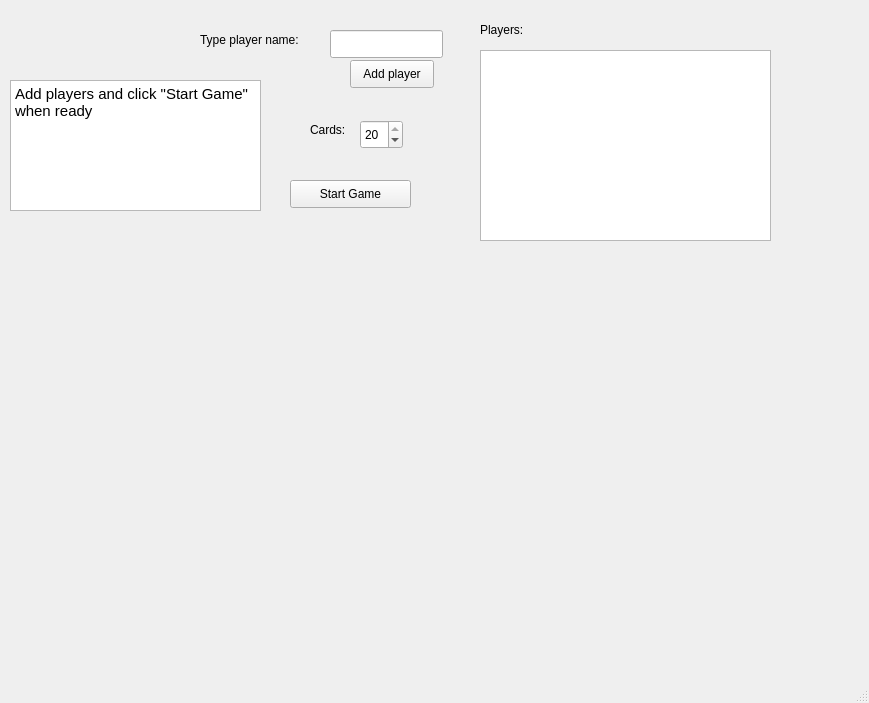
<?xml version="1.0" encoding="UTF-8"?>
<ui version="4.0">
 <class>MainWindow</class>
 <widget class="QMainWindow" name="MainWindow">
  <property name="geometry">
   <rect>
    <x>0</x>
    <y>0</y>
    <width>869</width>
    <height>703</height>
   </rect>
  </property>
  <property name="windowTitle">
   <string>MainWindow</string>
  </property>
  <widget class="QWidget" name="centralwidget">
   <widget class="QLineEdit" name="typeNameLine">
    <property name="geometry">
     <rect>
      <x>330</x>
      <y>30</y>
      <width>113</width>
      <height>28</height>
     </rect>
    </property>
   </widget>
   <widget class="QTextBrowser" name="playersTextBrowser">
    <property name="geometry">
     <rect>
      <x>480</x>
      <y>50</y>
      <width>291</width>
      <height>191</height>
     </rect>
    </property>
   </widget>
   <widget class="QLabel" name="playersLabel">
    <property name="geometry">
     <rect>
      <x>480</x>
      <y>20</y>
      <width>63</width>
      <height>20</height>
     </rect>
    </property>
    <property name="text">
     <string>Players:</string>
    </property>
   </widget>
   <widget class="QTextBrowser" name="infoTextBrowser">
    <property name="geometry">
     <rect>
      <x>10</x>
      <y>80</y>
      <width>251</width>
      <height>131</height>
     </rect>
    </property>
    <property name="html">
     <string>&lt;!DOCTYPE HTML PUBLIC &quot;-//W3C//DTD HTML 4.0//EN&quot; &quot;http://www.w3.org/TR/REC-html40/strict.dtd&quot;&gt;
&lt;html&gt;&lt;head&gt;&lt;meta name=&quot;qrichtext&quot; content=&quot;1&quot; /&gt;&lt;style type=&quot;text/css&quot;&gt;
p, li { white-space: pre-wrap; }
&lt;/style&gt;&lt;/head&gt;&lt;body style=&quot; font-family:'Cantarell'; font-size:11pt; font-weight:400; font-style:normal;&quot;&gt;
&lt;p style=&quot; margin-top:0px; margin-bottom:0px; margin-left:0px; margin-right:0px; -qt-block-indent:0; text-indent:0px;&quot;&gt;Add players and click &amp;quot;Start Game&amp;quot; when ready&lt;/p&gt;&lt;/body&gt;&lt;/html&gt;</string>
    </property>
   </widget>
   <widget class="QLabel" name="typeLabel">
    <property name="geometry">
     <rect>
      <x>200</x>
      <y>30</y>
      <width>121</width>
      <height>20</height>
     </rect>
    </property>
    <property name="text">
     <string>Type player name:</string>
    </property>
   </widget>
   <widget class="QPushButton" name="startGamePushButton">
    <property name="geometry">
     <rect>
      <x>290</x>
      <y>180</y>
      <width>121</width>
      <height>28</height>
     </rect>
    </property>
    <property name="text">
     <string>Start Game</string>
    </property>
   </widget>
   <widget class="QWidget" name="gridLayoutWidget">
    <property name="geometry">
     <rect>
      <x>50</x>
      <y>270</y>
      <width>731</width>
      <height>331</height>
     </rect>
    </property>
    <layout class="QGridLayout" name="gameTableGridLayout"/>
   </widget>
   <widget class="QPushButton" name="addPlayerPushButton">
    <property name="geometry">
     <rect>
      <x>350</x>
      <y>60</y>
      <width>84</width>
      <height>28</height>
     </rect>
    </property>
    <property name="text">
     <string>Add player</string>
    </property>
   </widget>
   <widget class="QSpinBox" name="cardsSpinBox">
    <property name="geometry">
     <rect>
      <x>360</x>
      <y>120</y>
      <width>43</width>
      <height>29</height>
     </rect>
    </property>
    <property name="minimum">
     <number>2</number>
    </property>
    <property name="maximum">
     <number>20</number>
    </property>
    <property name="singleStep">
     <number>2</number>
    </property>
    <property name="value">
     <number>20</number>
    </property>
   </widget>
   <widget class="QLabel" name="cardsLabel">
    <property name="geometry">
     <rect>
      <x>310</x>
      <y>120</y>
      <width>41</width>
      <height>20</height>
     </rect>
    </property>
    <property name="text">
     <string>Cards:</string>
    </property>
   </widget>
  </widget>
  <widget class="QMenuBar" name="menubar">
   <property name="geometry">
    <rect>
     <x>0</x>
     <y>0</y>
     <width>869</width>
     <height>25</height>
    </rect>
   </property>
  </widget>
  <widget class="QStatusBar" name="statusbar"/>
 </widget>
 <resources/>
 <connections/>
</ui>
